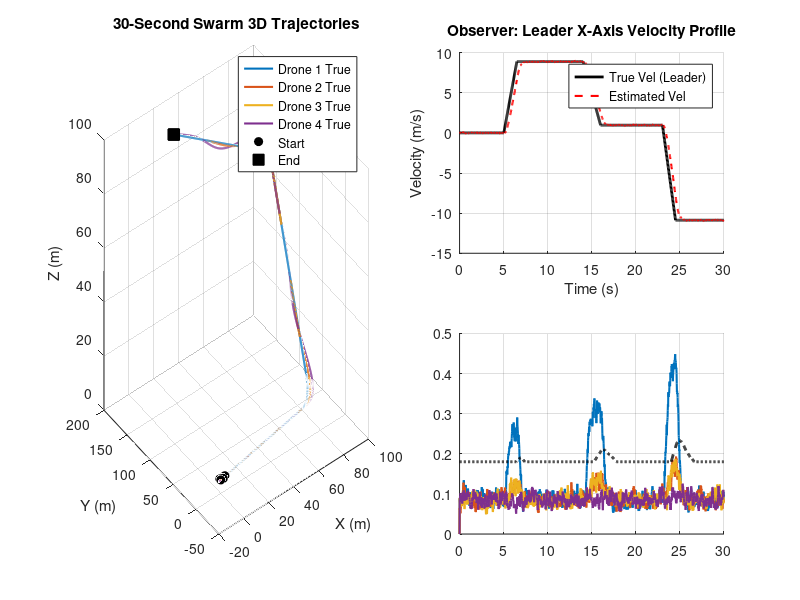

Write the MATLAB code that produced this figure. (Note: this script raises an error after producing the figure.)
% =========================================================================
% Output-Feedback Leader Identification via Unknown Input Observer
% UPGRADED: 30s Simulation, Multiple Maneuvers, DYNAMIC Adaptive Threshold
% =========================================================================
clear; clc; close all;

%% 1. Simulation Parameters
dt = 0.02;                  
T_total = 30;               % 30-second simulation
steps = T_total / dt;
time = (0:steps-1) * dt;
N = 4;                      % Drone 1 is the Leader

% Adjacency Matrix (Directed tree: 1->2, 1->3, 2->4)
A_adj = [0 0 0 0; 
         1 0 0 0; 
         1 0 0 0; 
         0 1 0 0];

% Consensus Gains
kp = 3.0; 
kv = 1.5;

% Observer Gains 
L_p = 10 * eye(3); 
L_v = 25 * eye(3);

% Sensor Noise Variance
sigma_v = 0.05; 

% --- DYNAMIC THRESHOLD PARAMETERS ---
% --- DYNAMIC THRESHOLD PARAMETERS ---
alpha_filter = 0.015;        % REDUCED: Makes the threshold line "stiffer" and less reactive to sudden bumps
beta_multiplier = 1.8;       % REDUCED: Sits much closer to the noise floor (was 4.0)
min_threshold = 0.18;        % Hard floor so it doesn't dip too low during perfect flight

% Event tracking for continuous detection
detection_events = [];      
cooldown_timer = 0;         
cooldown_duration = 2.0;    % Seconds before the system can flag a NEW maneuver

%% 2. Initialization
p_true = zeros(3, N, steps);
v_true = zeros(3, N, steps);

% Initial positions
p_true(:,:,1) = [0 2 0 4; 0 0 2 2; 5 5 5 5]; 

p_est = p_true(:,:,1); 
v_est = zeros(3, N);
residual_norm = zeros(N, steps);

history_p_est = zeros(3, N, steps);
history_v_est = zeros(3, N, steps);

% Initialize Dynamic Threshold Array
dynamic_threshold = zeros(1, steps);
dynamic_threshold(1) = min_threshold; 
avg_baseline_prev = min_threshold / beta_multiplier;

%% 3. Main Simulation Loop
for k = 1:steps-1
    
    % =====================================================================
    % A. THE PLANT (True Adversarial Swarm Dynamics)
    % =====================================================================
    acc_true = zeros(3, N);
    
    % --- EXTENDED MANEUVER PROFILES ---
    % Maneuver 1: High-Speed Forward Dash
    if time(k) > 5.0 && time(k) < 6.5
        acc_true(:, 1) = [6.0; 2.0; 0.0]; 
    end
    
    % Maneuver 2: Sharp Evasive Climb & Turn
    if time(k) > 14.0 && time(k) < 16.0
        acc_true(:, 1) = [-4.0; 5.0; 4.0]; 
    end
    
    % Maneuver 3: Sudden Aggressive Reversal (Braking and retreating)
    if time(k) > 23.0 && time(k) < 24.5
        acc_true(:, 1) = [-8.0; -6.0; -3.0]; 
    end
    
    % Followers compute consensus control
    for i = 2:N
        u_consensus = zeros(3,1);
        for j = 1:N
            if A_adj(i, j) == 1
                pos_err = p_true(:, j, k) - p_true(:, i, k);
                vel_err = v_true(:, j, k) - v_true(:, i, k);
                u_consensus = u_consensus + kp * pos_err + kv * vel_err;
            end
        end
        acc_true(:, i) = u_consensus;
    end
    
    % Integrate True Plant
    v_true(:,:,k+1) = v_true(:,:,k) + acc_true * dt;
    p_true(:,:,k+1) = p_true(:,:,k) + v_true(:,:,k) * dt;
    
    % =====================================================================
    % B. THE SENSOR (Lighthouse / Radar)
    % =====================================================================
    y_meas = p_true(:,:,k+1) + sigma_v * randn(3, N);
    
    % =====================================================================
    % C. THE OBSERVER (State Estimation)
    % =====================================================================
    for i = 1:N
        u_virtual = zeros(3,1);
        for j = 1:N
            if A_adj(i, j) == 1
                pos_err_obs = y_meas(:, j) - y_meas(:, i); 
                vel_err_obs = v_est(:, j) - v_est(:, i);
                u_virtual = u_virtual + kp * pos_err_obs + kv * vel_err_obs;
            end
        end
        
        z_residual = y_meas(:, i) - p_est(:, i); 
        
        dp_est = v_est(:, i) + L_p * z_residual;
        dv_est = u_virtual + L_v * z_residual;
        
        p_est(:, i) = p_est(:, i) + dp_est * dt;
        v_est(:, i) = v_est(:, i) + dv_est * dt;
        
        history_p_est(:, i, k+1) = p_est(:, i);
        history_v_est(:, i, k+1) = v_est(:, i);
        
        % Smooth the residual (EMA filter)
        if k > 1
            residual_norm(i, k+1) = 0.8 * residual_norm(i, k) + 0.2 * norm(z_residual);
        else
            residual_norm(i, k+1) = norm(z_residual);
        end
    end
    
    % =====================================================================
    % D. DYNAMIC THRESHOLD & LEADER DETECTION
    % =====================================================================
    % 1. Robust Baseline (Median of all current swarm residuals)
    current_residuals = residual_norm(:, k+1);
    current_baseline = median(current_residuals);
    
    % 2. Update EMA of the baseline
    avg_baseline = (1 - alpha_filter) * avg_baseline_prev + alpha_filter * current_baseline;
    avg_baseline_prev = avg_baseline;
    
    % 3. Calculate Dynamic Threshold (with a safety floor)
    J_th_dynamic = max(beta_multiplier * avg_baseline, min_threshold);
    dynamic_threshold(k+1) = J_th_dynamic;
    
    % 4. Leader Detection Logic (Check if Drone 1 crosses the dynamic line)
    if residual_norm(1, k+1) > J_th_dynamic
        if cooldown_timer <= 0
            detection_events = [detection_events, time(k+1)]; 
            cooldown_timer = cooldown_duration; 
        end
    end
    
    % Process cooldown
    if cooldown_timer > 0
        cooldown_timer = cooldown_timer - dt;
    end
end

%% 4. Plotting & Visualization
figure('Name', 'Dynamic Adaptive Leader Identification', 'Position', [100, 100, 1200, 800]);

% --- Plot 1: 3D Trajectory ---
subplot(2, 2, [1, 3]); hold on; grid on;
colors = lines(N);
for i = 1:N
    plot3(squeeze(p_true(1,i,:)), squeeze(p_true(2,i,:)), squeeze(p_true(3,i,:)), ...
        'Color', colors(i,:), 'LineWidth', 1.5, 'DisplayName', sprintf('Drone %d True', i));
end
plot3(p_true(1,:,1), p_true(2,:,1), p_true(3,:,1), 'ko', 'MarkerSize', 6, 'MarkerFaceColor', 'k', 'DisplayName', 'Start');
plot3(p_true(1,:,end), p_true(2,:,end), p_true(3,:,end), 'ks', 'MarkerSize', 8, 'MarkerFaceColor', 'k', 'DisplayName', 'End');
title('30-Second Swarm 3D Trajectories');
xlabel('X (m)'); ylabel('Y (m)'); zlabel('Z (m)');
legend('Location', 'best');
view(3);

% --- Plot 2: Velocity Tracking (X-axis) ---
subplot(2, 2, 2); hold on; grid on;
plot(time, squeeze(v_true(1, 1, :)), 'k-', 'LineWidth', 2, 'DisplayName', 'True Vel (Leader)');
plot(time, squeeze(history_v_est(1, 1, :)), 'r--', 'LineWidth', 1.5, 'DisplayName', 'Estimated Vel');
title('Observer: Leader X-Axis Velocity Profile');
xlabel('Time (s)'); ylabel('Velocity (m/s)');
legend('Location', 'best');

% --- Plot 3: The Detection Metric (Dynamic Threshold) ---
subplot(2, 2, 4); hold on; grid on;
for i = 1:N
    plot(time, residual_norm(i, :), 'Color', colors(i,:), 'LineWidth', 1.5, 'DisplayName', sprintf('Drone %d Innovation', i));
end

% Draw the DYNAMIC Threshold Line
plot(time, dynamic_threshold, 'k--', 'LineWidth', 2, 'DisplayName', 'Dynamic Threshold $J_{th}(t)$');

% Illustrate ALL moments of detection
for ev = 1:length(detection_events)
    t_ev = detection_events(ev);
    xline(t_ev, 'r-', 'LineWidth', 2);
    str = sprintf('EVASION %d', ev);
    text(t_ev + 0.3, max(max(residual_norm)) * 0.8, str, ...
        'BackgroundColor', 'white', 'EdgeColor', 'red', 'FontSize', 9, 'FontWeight', 'bold');
end

title('Continuous Identification with Dynamic Threshold');
xlabel('Time (s)'); ylabel('$\| z_i(t) \|$', 'Interpreter', 'latex');
legend('Location', 'northeast', 'Interpreter', 'latex');
ylim([0, max(max(residual_norm)) + 0.3]);
